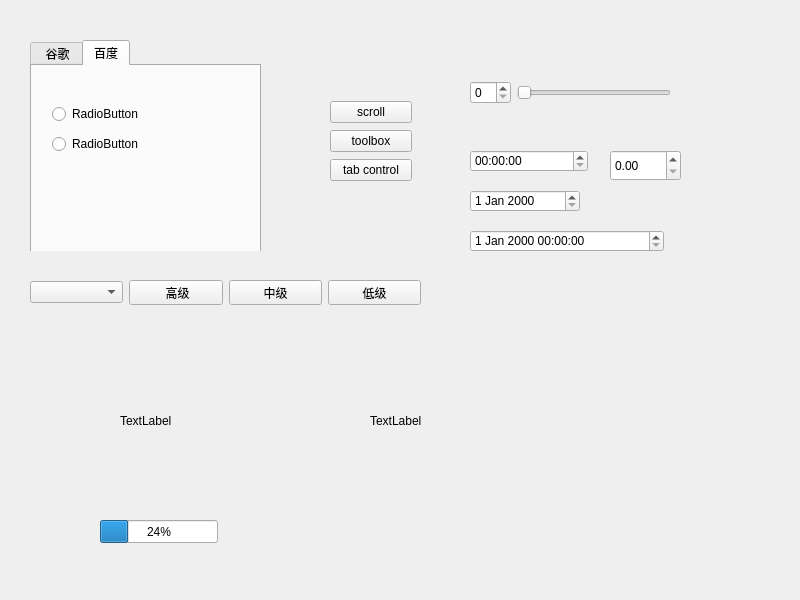
<?xml version="1.0" encoding="UTF-8"?>
<ui version="4.0">
 <class>Widget</class>
 <widget class="QWidget" name="Widget">
  <property name="geometry">
   <rect>
    <x>0</x>
    <y>0</y>
    <width>800</width>
    <height>600</height>
   </rect>
  </property>
  <property name="windowTitle">
   <string>Widget</string>
  </property>
  <widget class="QStackedWidget" name="stackedWidget">
   <property name="geometry">
    <rect>
     <x>10</x>
     <y>10</y>
     <width>311</width>
     <height>241</height>
    </rect>
   </property>
   <property name="currentIndex">
    <number>1</number>
   </property>
   <widget class="QWidget" name="page_4">
    <widget class="QScrollArea" name="scrollArea">
     <property name="geometry">
      <rect>
       <x>70</x>
       <y>20</y>
       <width>141</width>
       <height>161</height>
      </rect>
     </property>
     <property name="widgetResizable">
      <bool>true</bool>
     </property>
     <widget class="QWidget" name="scrollAreaWidgetContents">
      <property name="geometry">
       <rect>
        <x>0</x>
        <y>0</y>
        <width>125</width>
        <height>220</height>
       </rect>
      </property>
      <layout class="QVBoxLayout" name="verticalLayout">
       <item>
        <widget class="QPushButton" name="pushButton_2">
         <property name="text">
          <string>PushButton</string>
         </property>
        </widget>
       </item>
       <item>
        <widget class="QPushButton" name="pushButton">
         <property name="text">
          <string>PushButton</string>
         </property>
        </widget>
       </item>
       <item>
        <widget class="QPushButton" name="pushButton_3">
         <property name="text">
          <string>PushButton</string>
         </property>
        </widget>
       </item>
       <item>
        <widget class="QPushButton" name="pushButton_4">
         <property name="text">
          <string>PushButton</string>
         </property>
        </widget>
       </item>
       <item>
        <widget class="QPushButton" name="pushButton_5">
         <property name="text">
          <string>PushButton</string>
         </property>
        </widget>
       </item>
       <item>
        <widget class="QPushButton" name="pushButton_6">
         <property name="text">
          <string>PushButton</string>
         </property>
        </widget>
       </item>
       <item>
        <widget class="QPushButton" name="pushButton_8">
         <property name="text">
          <string>PushButton</string>
         </property>
        </widget>
       </item>
       <item>
        <widget class="QPushButton" name="pushButton_7">
         <property name="text">
          <string>PushButton</string>
         </property>
        </widget>
       </item>
      </layout>
     </widget>
    </widget>
   </widget>
   <widget class="QWidget" name="page_5">
    <widget class="QTabWidget" name="tabWidget">
     <property name="geometry">
      <rect>
       <x>20</x>
       <y>30</y>
       <width>231</width>
       <height>261</height>
      </rect>
     </property>
     <property name="currentIndex">
      <number>1</number>
     </property>
     <widget class="QWidget" name="tab">
      <attribute name="title">
       <string> 谷歌</string>
      </attribute>
      <widget class="QPushButton" name="pushButton_9">
       <property name="geometry">
        <rect>
         <x>50</x>
         <y>50</y>
         <width>75</width>
         <height>23</height>
        </rect>
       </property>
       <property name="text">
        <string>PushButton</string>
       </property>
      </widget>
     </widget>
     <widget class="QWidget" name="tab_2">
      <attribute name="title">
       <string>百度</string>
      </attribute>
      <widget class="QRadioButton" name="radioButton">
       <property name="geometry">
        <rect>
         <x>20</x>
         <y>40</y>
         <width>89</width>
         <height>16</height>
        </rect>
       </property>
       <property name="text">
        <string>RadioButton</string>
       </property>
      </widget>
      <widget class="QRadioButton" name="radioButton_2">
       <property name="geometry">
        <rect>
         <x>20</x>
         <y>70</y>
         <width>89</width>
         <height>16</height>
        </rect>
       </property>
       <property name="text">
        <string>RadioButton</string>
       </property>
      </widget>
     </widget>
    </widget>
   </widget>
   <widget class="QWidget" name="page_6">
    <widget class="QToolBox" name="toolBox">
     <property name="geometry">
      <rect>
       <x>100</x>
       <y>20</y>
       <width>101</width>
       <height>151</height>
      </rect>
     </property>
     <property name="currentIndex">
      <number>1</number>
     </property>
     <widget class="QWidget" name="page">
      <property name="geometry">
       <rect>
        <x>0</x>
        <y>0</y>
        <width>100</width>
        <height>30</height>
       </rect>
      </property>
      <attribute name="label">
       <string>家人</string>
      </attribute>
     </widget>
     <widget class="QWidget" name="page_3">
      <property name="geometry">
       <rect>
        <x>0</x>
        <y>0</y>
        <width>101</width>
        <height>73</height>
       </rect>
      </property>
      <attribute name="label">
       <string>朋友</string>
      </attribute>
     </widget>
     <widget class="QWidget" name="page_2">
      <property name="geometry">
       <rect>
        <x>0</x>
        <y>0</y>
        <width>100</width>
        <height>30</height>
       </rect>
      </property>
      <attribute name="label">
       <string>黑名单</string>
      </attribute>
     </widget>
    </widget>
   </widget>
  </widget>
  <widget class="QDoubleSpinBox" name="doubleSpinBox">
   <property name="geometry">
    <rect>
     <x>610</x>
     <y>150</y>
     <width>71</width>
     <height>31</height>
    </rect>
   </property>
  </widget>
  <widget class="QTimeEdit" name="timeEdit">
   <property name="geometry">
    <rect>
     <x>470</x>
     <y>150</y>
     <width>118</width>
     <height>22</height>
    </rect>
   </property>
  </widget>
  <widget class="QDateEdit" name="dateEdit">
   <property name="geometry">
    <rect>
     <x>470</x>
     <y>190</y>
     <width>110</width>
     <height>22</height>
    </rect>
   </property>
  </widget>
  <widget class="QDateTimeEdit" name="dateTimeEdit">
   <property name="geometry">
    <rect>
     <x>470</x>
     <y>230</y>
     <width>194</width>
     <height>22</height>
    </rect>
   </property>
  </widget>
  <widget class="QLabel" name="label">
   <property name="geometry">
    <rect>
     <x>120</x>
     <y>350</y>
     <width>161</width>
     <height>141</height>
    </rect>
   </property>
   <property name="text">
    <string>TextLabel</string>
   </property>
  </widget>
  <widget class="QLabel" name="labelMovie">
   <property name="geometry">
    <rect>
     <x>370</x>
     <y>340</y>
     <width>201</width>
     <height>161</height>
    </rect>
   </property>
   <property name="text">
    <string>TextLabel</string>
   </property>
  </widget>
  <widget class="QWidget" name="layoutWidget">
   <property name="geometry">
    <rect>
     <x>30</x>
     <y>280</y>
     <width>391</width>
     <height>25</height>
    </rect>
   </property>
   <layout class="QHBoxLayout" name="horizontalLayout">
    <item>
     <widget class="QComboBox" name="combo"/>
    </item>
    <item>
     <widget class="QPushButton" name="top">
      <property name="text">
       <string> 高级</string>
      </property>
     </widget>
    </item>
    <item>
     <widget class="QPushButton" name="mid">
      <property name="text">
       <string>中级</string>
      </property>
     </widget>
    </item>
    <item>
     <widget class="QPushButton" name="low">
      <property name="text">
       <string>低级</string>
      </property>
     </widget>
    </item>
   </layout>
  </widget>
  <widget class="QWidget" name="layoutWidget">
   <property name="geometry">
    <rect>
     <x>330</x>
     <y>100</y>
     <width>82</width>
     <height>83</height>
    </rect>
   </property>
   <layout class="QVBoxLayout" name="verticalLayout_2">
    <item>
     <widget class="QPushButton" name="scroll">
      <property name="text">
       <string>scroll</string>
      </property>
     </widget>
    </item>
    <item>
     <widget class="QPushButton" name="tool">
      <property name="text">
       <string>toolbox</string>
      </property>
     </widget>
    </item>
    <item>
     <widget class="QPushButton" name="tabbtn">
      <property name="text">
       <string>tab control</string>
      </property>
     </widget>
    </item>
   </layout>
  </widget>
  <widget class="QWidget" name="layoutWidget">
   <property name="geometry">
    <rect>
     <x>470</x>
     <y>80</y>
     <width>201</width>
     <height>25</height>
    </rect>
   </property>
   <layout class="QHBoxLayout" name="horizontalLayout_2">
    <item>
     <widget class="QSpinBox" name="spinBox"/>
    </item>
    <item>
     <widget class="QSlider" name="horizontalSlider">
      <property name="orientation">
       <enum>Qt::Horizontal</enum>
      </property>
     </widget>
    </item>
   </layout>
  </widget>
  <widget class="QProgressBar" name="progressBar">
   <property name="geometry">
    <rect>
     <x>100</x>
     <y>520</y>
     <width>118</width>
     <height>23</height>
    </rect>
   </property>
   <property name="value">
    <number>24</number>
   </property>
  </widget>
 </widget>
 <resources/>
 <connections/>
</ui>
